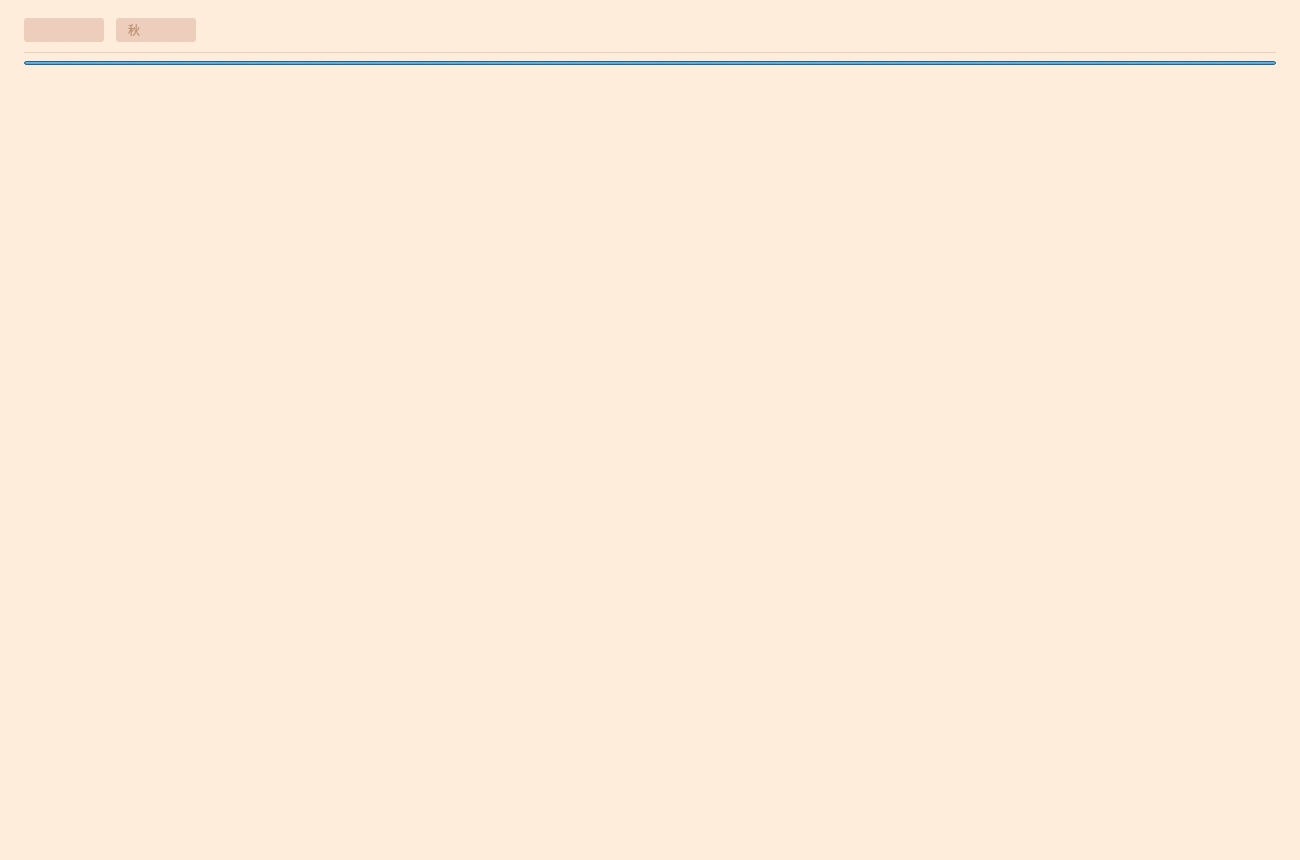
<?xml version="1.0" encoding="UTF-8"?>
<ui version="4.0">
 <class>MikanBangumiReader</class>
 <widget class="QWidget" name="MikanBangumiReader">
  <property name="geometry">
   <rect>
    <x>0</x>
    <y>0</y>
    <width>1300</width>
    <height>860</height>
   </rect>
  </property>
  <property name="windowTitle">
   <string>Form</string>
  </property>
  <property name="styleSheet">
   <string notr="true">#MikanBangumiReader{
	background:#FFEDDB;
	border-radius:6px;
}
QComboBox{
	background:#EDCDBB;
	border:none;
	border-radius:3px;
	color:#BF9270;
	padding-left:12px;
}
QComboBox::drop-down {
    subcontrol-origin: padding;
    subcontrol-position: top right;
    width: 15px;

    border-top-right-radius: 3px; /* same radius as the QComboBox */
    border-bottom-right-radius: 3px;
}

QComboBox::down-arrow {
    image: url(:/icon/resource/arrow-down.png);
}

QComboBox QAbstractItemView {
    border: none;
    selection-background-color: #FFEDDB;
	background:#EDCDBB;
	color:#BF9270;
	height:24px;
}</string>
  </property>
  <layout class="QVBoxLayout" name="verticalLayout">
   <property name="spacing">
    <number>8</number>
   </property>
   <property name="leftMargin">
    <number>24</number>
   </property>
   <property name="topMargin">
    <number>18</number>
   </property>
   <property name="rightMargin">
    <number>24</number>
   </property>
   <property name="bottomMargin">
    <number>18</number>
   </property>
   <item>
    <layout class="QHBoxLayout" name="horizontalLayout">
     <property name="spacing">
      <number>12</number>
     </property>
     <item>
      <widget class="QComboBoxEx" name="year_selector">
       <property name="minimumSize">
        <size>
         <width>80</width>
         <height>24</height>
        </size>
       </property>
      </widget>
     </item>
     <item>
      <widget class="QComboBoxEx" name="season_selector">
       <property name="minimumSize">
        <size>
         <width>80</width>
         <height>24</height>
        </size>
       </property>
       <item>
        <property name="text">
         <string>秋</string>
        </property>
       </item>
       <item>
        <property name="text">
         <string>夏</string>
        </property>
       </item>
       <item>
        <property name="text">
         <string>春</string>
        </property>
       </item>
       <item>
        <property name="text">
         <string>冬</string>
        </property>
       </item>
      </widget>
     </item>
     <item>
      <spacer name="horizontalSpacer">
       <property name="orientation">
        <enum>Qt::Horizontal</enum>
       </property>
       <property name="sizeHint" stdset="0">
        <size>
         <width>40</width>
         <height>20</height>
        </size>
       </property>
      </spacer>
     </item>
     <item>
      <widget class="QLabelEx" name="label_close">
       <property name="minimumSize">
        <size>
         <width>24</width>
         <height>0</height>
        </size>
       </property>
       <property name="styleSheet">
        <string notr="true">font-family:&quot;Material Design Icons&quot;;
color:#BF9270;</string>
       </property>
       <property name="text">
        <string/>
       </property>
      </widget>
     </item>
    </layout>
   </item>
   <item>
    <widget class="Line" name="line">
     <property name="styleSheet">
      <string notr="true">border:none;
border-bottom:1px solid #EDCDBB;</string>
     </property>
     <property name="orientation">
      <enum>Qt::Horizontal</enum>
     </property>
    </widget>
   </item>
   <item>
    <widget class="QProgressBarEx" name="qprogress_wait">
     <property name="maximumSize">
      <size>
       <width>16777215</width>
       <height>4</height>
      </size>
     </property>
     <property name="maximum">
      <number>0</number>
     </property>
     <property name="value">
      <number>-1</number>
     </property>
     <property name="textVisible">
      <bool>false</bool>
     </property>
    </widget>
   </item>
   <item>
    <widget class="QStackedWidget" name="stackedWidget">
     <widget class="QWidget" name="page"/>
     <widget class="QWidget" name="page_2"/>
    </widget>
   </item>
  </layout>
 </widget>
 <customwidgets>
  <customwidget>
   <class>QLabelEx</class>
   <extends>QLabel</extends>
   <header>qlabelex.h</header>
  </customwidget>
  <customwidget>
   <class>QProgressBarEx</class>
   <extends>QProgressBar</extends>
   <header>qprogressbarex.h</header>
  </customwidget>
  <customwidget>
   <class>QComboBoxEx</class>
   <extends>QComboBox</extends>
   <header>qcomboboxex.h</header>
  </customwidget>
 </customwidgets>
 <resources>
  <include location="resource.qrc"/>
 </resources>
 <connections/>
</ui>
